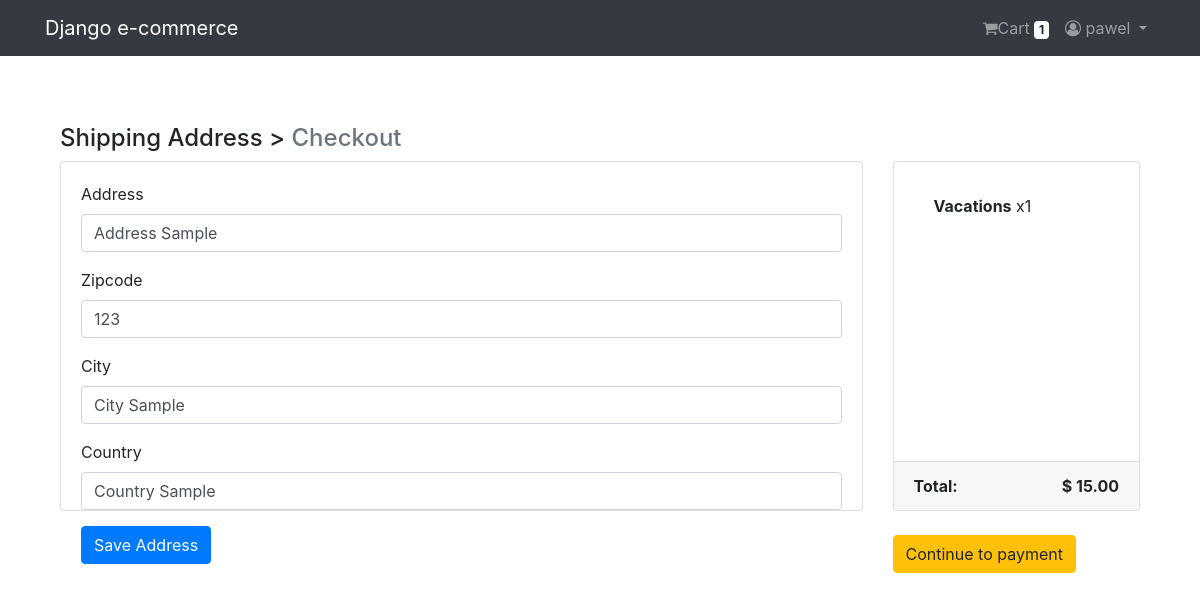
The page /payment/checkout/ (signed in) on the database as committed earlier.
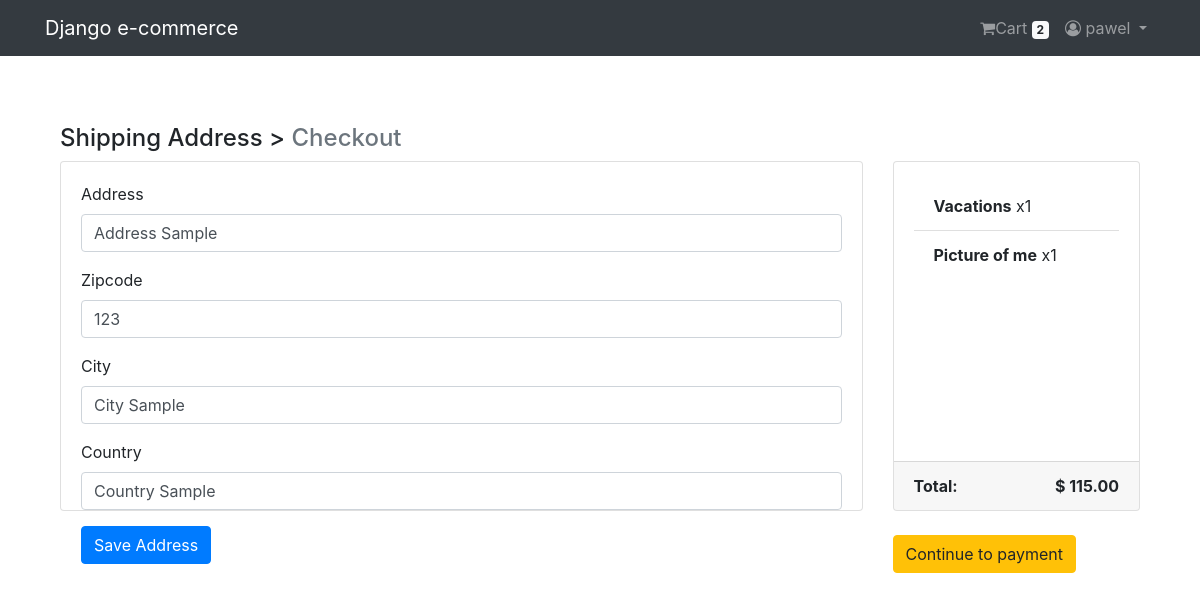
The same page on the database as committed later.
### Login_API/models.py (models this page shows, shortened)
class User(AbstractBaseUser, PermissionsMixin):
    email = models.EmailField(unique = True, null = False)
    is_staff = models.BooleanField(
        ugettext_lazy('Staff Status'),
        default = False,
        help_text = ugettext_lazy('Decides if the user is authorized to log in')
    )
    is_active = models.BooleanField(
        ugettext_lazy('Active'),
        default = True,
        help_text = ugettext_lazy('Decides if the user is active')
    )
    USERNAME_FIELD = 'email'
    objects = MyUserManager()

class Profile(models.Model):
    user = models.OneToOneField(User, on_delete = models.CASCADE, related_name = 'profile')
    username = models.CharField(max_length = 255, null = True, blank = True)
    full_name = models.CharField(max_length = 255, null = True, blank = True)
    address = models.TextField(max_length = 300, null = True, blank = True)
    city = models.CharField(max_length = 86, null = True, blank = True)
    zipcode = models.CharField(max_length = 6, null = True, blank = True)
    country = models.CharField(max_length = 60, null = True, blank = True)
    phone = models.CharField(max_length = 10, null = True, blank = True)
    date_joined = models.DateTimeField(auto_now_add = True)

### Order_API/models.py (models this page shows, shortened)
class Order(models.Model):
    orderitems = models.ManyToManyField(Cart)
    user = models.ForeignKey(settings.AUTH_USER_MODEL, on_delete = models.CASCADE)
    ordered = models.BooleanField(default = False)
    created = models.DateTimeField(auto_now_add = True)
    payment_id = models.CharField(max_length = 255, blank = True, null = True)
    order_id = models.CharField(max_length = 255, blank = True, null = True)
    def get_totals(self):
        total = 0
        for order_item in self.orderitems.all():
            total += float(order_item.get_total())
        return total

class Cart(models.Model):
    user = models.ForeignKey(settings.AUTH_USER_MODEL, on_delete = models.CASCADE, related_name = 'cart')
    item = models.ForeignKey(Product, on_delete = models.CASCADE)
    quantity = models.IntegerField(default = 1)
    purchased = models.BooleanField(default = False)
    created = models.DateTimeField(auto_now_add = True)
    updated = models.DateTimeField(auto_now = True)
    def get_total(self):
        total = self.item.price * self.quantity
        float_total = format(total, '0.2f')
        return float_total

### Shop_API/models.py (models this page shows, shortened)
class Product(models.Model):
    mainimage = models.ImageField(upload_to = 'Product')
    name = models.CharField(max_length = 255)
    category = models.ForeignKey(
        Category,
        on_delete = models.CASCADE,
        related_name = 'category'
    )
    preview_text = models.TextField(max_length = 200, verbose_name = 'Preview Text')
    details_text = models.TextField(max_length = 1000, verbose_name = 'Description')
    price = models.FloatField()
    old_price = models.FloatField(default = 0.00)
    created_time = models.DateTimeField(auto_now_add = True)
    class Meta:
        ordering = ['-created_time',]

### Paypent_API/views.py (the view, shortened to what this page needs)
# urls.py: path('checkout/', views.checkout, name = 'checkout'),
@login_required
def checkout(request):
    saved_address = BillingAddress.objects.get_or_create(user = request.user)
    saved_address = saved_address[0]
    form = BillingForm(instance = saved_address)
    order_qs = Order.objects.filter(user = request.user, ordered = False)
    order_items = order_qs[0].orderitems.all()
    order_total = order_qs[0].get_totals()
    return render(request, 'Payment_API/checkout.html', context = {
        'form' : form,
        'order_items' : order_items,
        'order_total' : order_total,
        'saved_address' : saved_address,
    })

### Paypent_API/forms.py
class BillingForm(forms.ModelForm):
    class Meta:
        model = BillingAddress
        fields = ('address', 'zipcode', 'city', 'country')

### Order_API/templatetags/cart_tag.py (called while the page is built)
@register.filter
def cart_total(user):
    order = Order.objects.filter(user = user, ordered = False)
    if order.exists():
        return order[0].orderitems.count()
    else:
        return 0

### Paypent_API/models.py (called while the page is built)
    def is_fully_filled(self):
        fields_names = [f.name for f in self._meta.get_fields()]
        for field_name in fields_names:
            value = getattr(self, field_name)
            if value is None or value == '':
                return False
        return True

### templates/Payment_API/checkout.html (shortened to what this page needs)
{% extends 'base.html' %}
{% load crispy_forms_tags %}
{% block body_block %}
<div class="container mt-5">
  <h4 class="md-3">
    Shipping Address > <span class="text-muted">Checkout</span>
  </h4>
  <div class="row">
    <div class="col-md-9">
      <div class="card mb-5">
        <div class="card-body">
          <form method="POST">
            {{ form|crispy }}
            <button type="submit"class="btn btn-primary btn-md">Save Address</button>
          </form>
        </div>
      </div>
    </div>
    <div class="col-md-3">
      <div class="card">
        <div class="card-body">
          <ul class="list-group list-group-flush">
            {% for order_item in order_items %}
              <li class="list-group-item">
                <b>{{ order_item.item.name }}</b> x{{ order_item.quantity }}
              </li>
            {% endfor %}
          </ul>
        </div>
        <div class="card-footer">
          <span class="float-left"><b>Total:</b></span>
          <span class="float-right"><b>$ {{ order_total|floatformat:2 }}</b></span>
        </div>
      </div>
      {% if saved_address.is_fully_filled %}
        <br><a href="{% url 'Paypent_API:payment' %}" class="btn btn-warning btn-md">Continue to payment</a>
      {% endif %}
    </div>
  </div>
</div>
{% endblock %}

### templates/navbar.html (shortened to what this page needs)
{% load cart_tag %}
<nav class="navbar navbar-expand-lg navbar-dark bg-dark">
  <div class="container">
    <a class="navbar-brand" href="{% url 'Shop_API:home' %}">Django e-commerce</a>
    <div class="collapse navbar-collapse" id="navbarNav">
      <ul class="navbar-nav ml-auto">
        {% if request.user.is_authenticated %}
        <li class="nav-item" style="color: white;">
          <a class="nav-link" href="{% url 'Order_API:cart' %}"><i class="fa fa-shopping-cart" aria-hidden="true"></i>Cart
            <span class="badge badge-light">{{ request.user|cart_total }}</span>
          </a>
        </li>
        <li class="nav-item dropdown" style="color: white;">
          <a class="nav-link dropdown-toggle" href="#" id="navbarDropdown" role="button" data-toggle="dropdown" aria-hashpopup="true" aria-expanded="false">
            <i class="fa fa-user-circle-o"></i> {{ request.user.profile.username }}
          </a>
        </li>
        {% else %}
        <li class="nav-item">
          <a href="{% url 'Login_API:login' %}" class="btn btn-info btn-sm">Log In</a>
          <a href="{% url 'Login_API:signup' %}" class="btn btn-info btn-sm">Sign Up</a>
        </li>
        {% endif %}
      </ul>
    </div>
  </div>
</nav>

Rows that differ between the two databases and show on the page:
computed for User "pawel": user|cart_total "1" → "2"
added Cart: item.name "Picture of me", quantity "1"
Other text that changed with them:
{{ order_total|floatformat:2 }}: "15.00" → "115.00"
